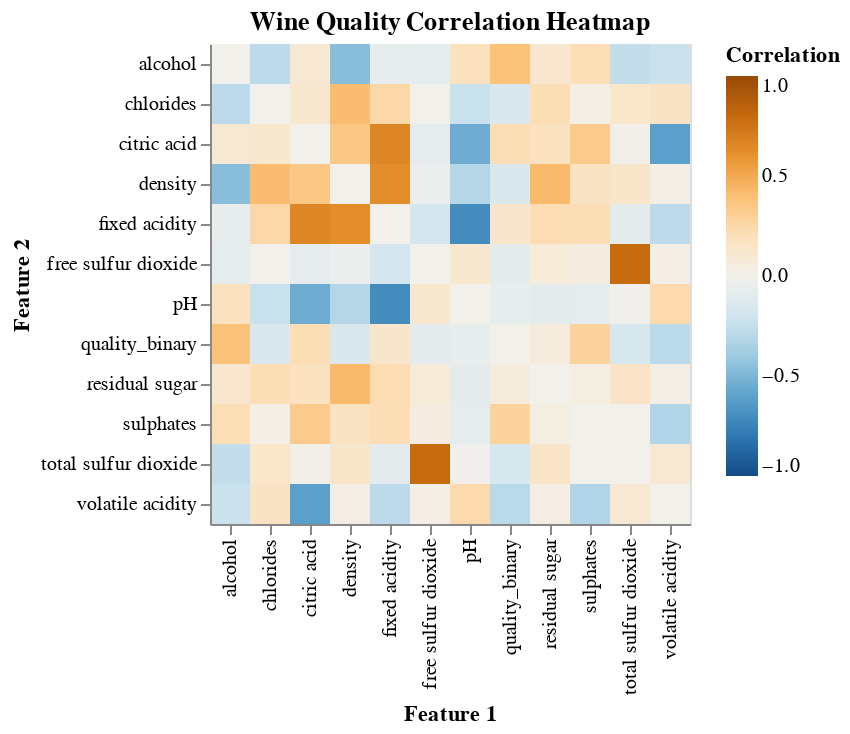

Notebook cell for this chart:
### Code cell
# Create correlation data frame in long format
corr_df = pd.concat([X, y], axis=1).corr('spearman').stack().reset_index()
corr_df.columns = ['feature_1', 'feature_2', 'correlation']
corr_df.loc[corr_df['correlation'] == 1, 'correlation'] = 0 # Remove diagonal

# Create correlation heatmap
corr_heatmap = alt.Chart(
    corr_df,
    title = 'Wine Quality Correlation Heatmap').mark_rect().encode(
    x = alt.X('feature_1').title('Feature 1'),
    y = alt.Y('feature_2').title('Feature 2'),
    color = alt.Color('correlation').scale(scheme = 'blueorange', domain = (-1, 1)).title('Correlation'),
    tooltip = alt.Tooltip('correlation:Q', format = '.2f')
)

# Display correlation heatmap
corr_heatmap

### Figure 1 — Vega-Lite specification as saved in the notebook (floating-point values rounded to 4 significant figures; data arrays with more than 128 entries replaced by an {"elided": "..."} marker saying what was removed)
{"config": {"view": {"continuousWidth": 300, "continuousHeight": 300}}, "data": {"name": "data-7aeb186043827bfe296239dca931d882"}, "mark": {"type": "rect"}, "encoding": {"color": {"field": "correlation", "scale": {"scheme": "blueorange", "domain": [-1, 1]}, "title": "Correlation", "type": "quantitative"}, "tooltip": {"field": "correlation", "format": ".2f", "type": "quantitative"}, "x": {"field": "feature_1", "title": "Feature 1", "type": "nominal"}, "y": {"field": "feature_2", "title": "Feature 2", "type": "nominal"}}, "title": "Wine Quality Correlation Heatmap", "$schema": "https://vega.github.io/schema/vega-lite/v6.1.0.json", "datasets": {"data-7aeb186043827bfe296239dca931d882": {"elided": "144 records"}}}
